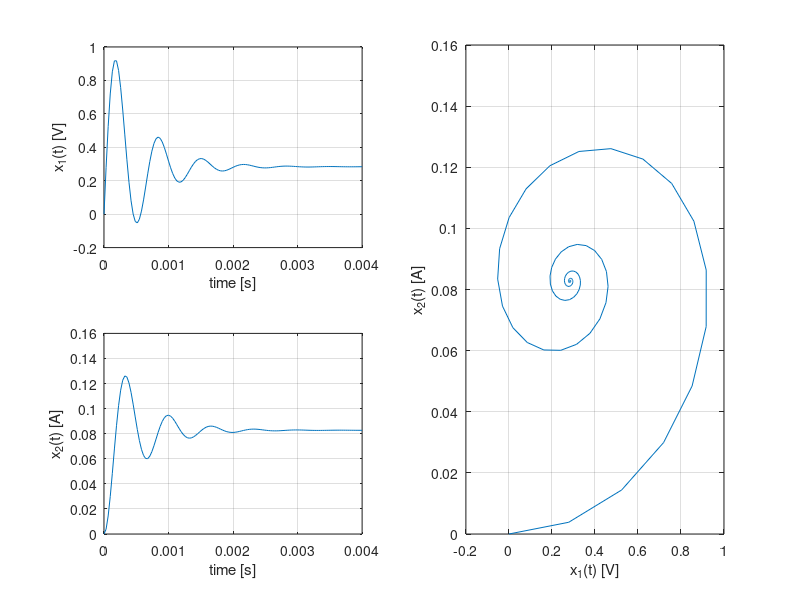

Write the MATLAB code that produced this figure.
L   = 1.146e-3;
R_L = 2.23;

R_1 = 67.42;
R_2 = 1.20;
C   = 9.59e-6;

R_S = 50;

A = [-1/(C*(R_S+R_1)) -1/C;
      1/L             -((R_2 + R_L)/L) ];
  
B = [ 1/(C*(R_S+R_1));
     0               ];
C = [1 0;
     0 1];
D = [0;
     0];

sys     = ss(A,B,C,D);
[Y,T,X] = step(sys);

subplot(2, 2, 1);
plot(T, 10*X(:, 1));
xlabel('time [s]');
ylabel('x_1(t) [V]');
grid on;

subplot(2, 2, 3);
plot(T, 10*X(:, 2));
xlabel('time [s]');
ylabel('x_2(t) [A]');
grid on;

subplot(2, 2, [2, 4]);
plot(10*X(:,1), 10*X(:,2));
xlabel('x_1(t) [V]');
ylabel('x_2(t) [A]');
grid on;
